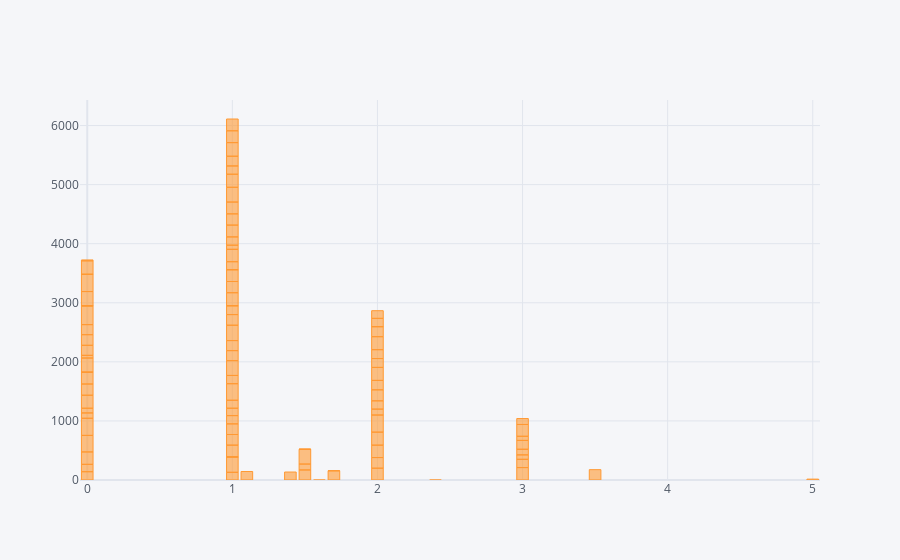

The code cell stored with this chart in its notebook:
### Code cell
data.iplot(kind='bar',x='fat',y='sodium')

### Figure 1 — Plotly figure (JSON) as saved in the notebook; plotly's stock layout.template omitted (floating-point values rounded to 4 significant figures)
{"data": [{"marker": {"color": "rgba(255, 153, 51, 0.6)", "line": {"color": "rgba(255, 153, 51, 1.0)", "width": 1}}, "name": "sodium", "orientation": "v", "text": "", "type": "bar", "x": [1, 5, 1, 0, 2, 3.5, 2, 0, 1, 2, 1, 0, 1.1, 1.5, 2, 2, 2, 3, 2, 1, 0, 0, 0, 1, 3, 0, 0, 1, 2, 0, 1.5, 1.6, 1, 0, 0, 2, 0, 1, 0, 1, 1, 0, 3, 1.7, 2, 1, 0, 1, 1, 1, 2, 1, 1, 1, 1.7, 3, 3, 2, 1, 1, 2, 0, 2, 3, 1, 0, 1, 0, 0, 1, 2, 3, 3, 1, 2, 0, 0, 0, 1.4, 2.4, 1.5, 2, 0, 0, 0, 1, 1.5, 0, 1, 0, 1.5, 1, 1, 1, 1, 1, 1, 1, 1, 1, 1], "y": [130, 15, 260, 140, 200, 175, 180, 125, 0, 210, 200, 210, 144, 170, 220, 290, 100, 210, 140, 180, 280, 290, 90, 180, 140, 80, 220, 140, 186, 190, 100, 0, 125, 200, 0, 160, 240, 135, 45, 280, 140, 170, 75, 156, 220, 250, 180, 170, 170, 260, 150, 180, 150, 0, 0, 95, 150, 150, 220, 190, 220, 170, 170, 70, 200, 320, 0, 0, 0, 135, 0, 200, 100, 210, 140, 0, 240, 290, 135, 0, 250, 130, 0, 0, 0, 70, 0, 230, 140, 15, 0, 200, 190, 200, 250, 221, 140, 165, 230, 200, 200]}], "layout": {"legend": {"bgcolor": "#F5F6F9", "font": {"color": "#4D5663"}}, "paper_bgcolor": "#F5F6F9", "plot_bgcolor": "#F5F6F9", "title": {"font": {"color": "#4D5663"}}, "xaxis": {"gridcolor": "#E1E5ED", "showgrid": true, "tickfont": {"color": "#4D5663"}, "title": {"font": {"color": "#4D5663"}, "text": ""}, "zerolinecolor": "#E1E5ED"}, "yaxis": {"gridcolor": "#E1E5ED", "showgrid": true, "tickfont": {"color": "#4D5663"}, "title": {"font": {"color": "#4D5663"}, "text": ""}, "zerolinecolor": "#E1E5ED"}}}
